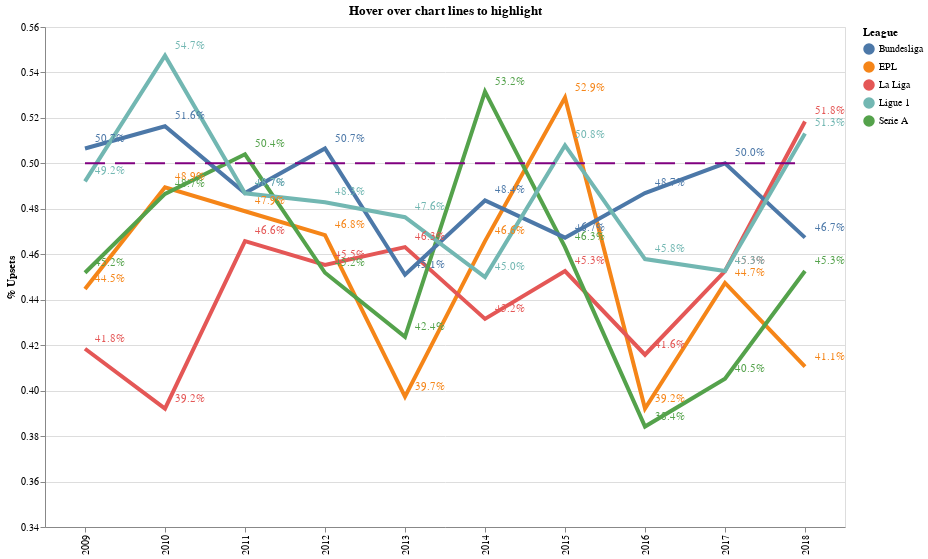

Notebook code for this chart:
### Code cell
import altair as alt

# Use this renderer in Jupyter Notebook
#alt.renderers.enable('notebook')
# Use this renderer in Jupyter Lab
alt.renderers.enable('default')

mouse_hover = alt.selection(type='single',
                            on='mouseover',
                            nearest=True,
                            fields=['League'])

base = (
    alt.Chart(chart_df)
        .properties(width=800,
                    height=500,
                    title='Hover over chart lines to highlight')
        .encode(x=alt.X(shorthand='Season:O',
                        title=''),
                y=alt.Y(shorthand='Pct Upsets:Q',
                        scale=alt.Scale(domain=[0.35, 0.55]),
                        title='% Upsets'),
                color='League')    
)

points = (
    base
        .mark_circle()
        .encode(opacity=alt.value(0))
        .add_selection(mouse_hover)
)

lines = (
    base
        .mark_line()
        .encode(size=alt.condition(~mouse_hover,
                                   alt.value(1),
                                   alt.value(4)))
)

tooltips = (
    base
        .mark_text(align='left',
                   dx=10,
                   dy=-10)
        .encode(text=alt.condition(mouse_hover,
                                   'tooltips:N',
                                   alt.value('')))
)

rule = (
    base
        .mark_line(strokeDash=(20, 10))
        .encode(x='Season:O',
                y='thresh:Q',
                color=alt.value('purple'))
)

points + lines + tooltips + rule

### Figure 1 — Vega-Lite specification as saved in the notebook (floating-point values rounded to 4 significant figures)
{"$schema": "https://vega.github.io/schema/vega-lite/v3.4.0.json", "config": {"mark": {"tooltip": null}, "view": {"height": 300, "width": 400}}, "data": {"name": "data-de8ef3afa918b94571bd959ed3e25f56"}, "datasets": {"data-de8ef3afa918b94571bd959ed3e25f56": [{"League": "EPL", "Pct Upsets": 0.4105, "Season": "2018", "thresh": 0.5, "tooltips": "41.1%"}, {"League": "EPL", "Pct Upsets": 0.4474, "Season": "2017", "thresh": 0.5, "tooltips": "44.7%"}, {"League": "EPL", "Pct Upsets": 0.3921, "Season": "2016", "thresh": 0.5, "tooltips": "39.2%"}, {"League": "EPL", "Pct Upsets": 0.5289, "Season": "2015", "thresh": 0.5, "tooltips": "52.9%"}, {"League": "EPL", "Pct Upsets": 0.4658, "Season": "2014", "thresh": 0.5, "tooltips": "46.6%"}, {"League": "EPL", "Pct Upsets": 0.3974, "Season": "2013", "thresh": 0.5, "tooltips": "39.7%"}, {"League": "EPL", "Pct Upsets": 0.4684, "Season": "2012", "thresh": 0.5, "tooltips": "46.8%"}, {"League": "EPL", "Pct Upsets": 0.4789, "Season": "2011", "thresh": 0.5, "tooltips": "47.9%"}, {"League": "EPL", "Pct Upsets": 0.4895, "Season": "2010", "thresh": 0.5, "tooltips": "48.9%"}, {"League": "EPL", "Pct Upsets": 0.4447, "Season": "2009", "thresh": 0.5, "tooltips": "44.5%"}, {"League": "La Liga", "Pct Upsets": 0.5184, "Season": "2018", "thresh": 0.5, "tooltips": "51.8%"}, {"League": "La Liga", "Pct Upsets": 0.4526, "Season": "2017", "thresh": 0.5, "tooltips": "45.3%"}, {"League": "La Liga", "Pct Upsets": 0.4158, "Season": "2016", "thresh": 0.5, "tooltips": "41.6%"}, {"League": "La Liga", "Pct Upsets": 0.4526, "Season": "2015", "thresh": 0.5, "tooltips": "45.3%"}, {"League": "La Liga", "Pct Upsets": 0.4316, "Season": "2014", "thresh": 0.5, "tooltips": "43.2%"}, {"League": "La Liga", "Pct Upsets": 0.4632, "Season": "2013", "thresh": 0.5, "tooltips": "46.3%"}, {"League": "La Liga", "Pct Upsets": 0.4553, "Season": "2012", "thresh": 0.5, "tooltips": "45.5%"}, {"League": "La Liga", "Pct Upsets": 0.4658, "Season": "2011", "thresh": 0.5, "tooltips": "46.6%"}, {"League": "La Liga", "Pct Upsets": 0.3921, "Season": "2010", "thresh": 0.5, "tooltips": "39.2%"}, {"League": "La Liga", "Pct Upsets": 0.4184, "Season": "2009", "thresh": 0.5, "tooltips": "41.8%"}, {"League": "Serie A", "Pct Upsets": 0.4526, "Season": "2018", "thresh": 0.5, "tooltips": "45.3%"}, {"League": "Serie A", "Pct Upsets": 0.4053, "Season": "2017", "thresh": 0.5, "tooltips": "40.5%"}, {"League": "Serie A", "Pct Upsets": 0.3842, "Season": "2016", "thresh": 0.5, "tooltips": "38.4%"}, {"League": "Serie A", "Pct Upsets": 0.4632, "Season": "2015", "thresh": 0.5, "tooltips": "46.3%"}, {"League": "Serie A", "Pct Upsets": 0.5316, "Season": "2014", "thresh": 0.5, "tooltips": "53.2%"}, {"League": "Serie A", "Pct Upsets": 0.4237, "Season": "2013", "thresh": 0.5, "tooltips": "42.4%"}, {"League": "Serie A", "Pct Upsets": 0.4519, "Season": "2012", "thresh": 0.5, "tooltips": "45.2%"}, {"League": "Serie A", "Pct Upsets": 0.504, "Season": "2011", "thresh": 0.5, "tooltips": "50.4%"}, {"League": "Serie A", "Pct Upsets": 0.4866, "Season": "2010", "thresh": 0.5, "tooltips": "48.7%"}, {"League": "Serie A", "Pct Upsets": 0.4519, "Season": "2009", "thresh": 0.5, "tooltips": "45.2%"}, {"League": "Bundesliga", "Pct Upsets": 0.4673, "Season": "2018", "thresh": 0.5, "tooltips": "46.7%"}, {"League": "Bundesliga", "Pct Upsets": 0.5, "Season": "2017", "thresh": 0.5, "tooltips": "50.0%"}, {"League": "Bundesliga", "Pct Upsets": 0.4869, "Season": "2016", "thresh": 0.5, "tooltips": "48.7%"}, {"League": "Bundesliga", "Pct Upsets": 0.4673, "Season": "2015", "thresh": 0.5, "tooltips": "46.7%"}, {"League": "Bundesliga", "Pct Upsets": 0.4837, "Season": "2014", "thresh": 0.5, "tooltips": "48.4%"}, {"League": "Bundesliga", "Pct Upsets": 0.451, "Season": "2013", "thresh": 0.5, "tooltips": "45.1%"}, {"League": "Bundesliga", "Pct Upsets": 0.5065, "Season": "2012", "thresh": 0.5, "tooltips": "50.7%"}, {"League": "Bundesliga", "Pct Upsets": 0.4869, "Season": "2011", "thresh": 0.5, "tooltips": "48.7%"}, {"League": "Bundesliga", "Pct Upsets": 0.5163, "Season": "2010", "thresh": 0.5, "tooltips": "51.6%"}, {"League": "Bundesliga", "Pct Upsets": 0.5065, "Season": "2009", "thresh": 0.5, "tooltips": "50.7%"}, {"League": "Ligue 1", "Pct Upsets": 0.5132, "Season": "2018", "thresh": 0.5, "tooltips": "51.3%"}, {"League": "Ligue 1", "Pct Upsets": 0.4526, "Season": "2017", "thresh": 0.5, "tooltips": "45.3%"}, {"League": "Ligue 1", "Pct Upsets": 0.4579, "Season": "2016", "thresh": 0.5, "tooltips": "45.8%"}, {"League": "Ligue 1", "Pct Upsets": 0.5079, "Season": "2015", "thresh": 0.5, "tooltips": "50.8%"}, {"League": "Ligue 1", "Pct Upsets": 0.45, "Season": "2014", "thresh": 0.5, "tooltips": "45.0%"}, {"League": "Ligue 1", "Pct Upsets": 0.4763, "Season": "2013", "thresh": 0.5, "tooltips": "47.6%"}, {"League": "Ligue 1", "Pct Upsets": 0.4828, "Season": "2012", "thresh": 0.5, "tooltips": "48.3%"}, {"League": "Ligue 1", "Pct Upsets": 0.4868, "Season": "2011", "thresh": 0.5, "tooltips": "48.7%"}, {"League": "Ligue 1", "Pct Upsets": 0.5474, "Season": "2010", "thresh": 0.5, "tooltips": "54.7%"}, {"League": "Ligue 1", "Pct Upsets": 0.4921, "Season": "2009", "thresh": 0.5, "tooltips": "49.2%"}]}, "layer": [{"encoding": {"color": {"field": "League", "type": "nominal"}, "opacity": {"value": 0}, "x": {"field": "Season", "title": "", "type": "ordinal"}, "y": {"field": "Pct Upsets", "scale": {"domain": [0.35, 0.55]}, "title": "% Upsets", "type": "quantitative"}}, "height": 500, "mark": "circle", "selection": {"selector002": {"fields": ["League"], "nearest": true, "on": "mouseover", "type": "single"}}, "title": "Hover over chart lines to highlight", "width": 800}, {"encoding": {"color": {"field": "League", "type": "nominal"}, "size": {"condition": {"selection": {"not": "selector002"}, "value": 1}, "value": 4}, "x": {"field": "Season", "title": "", "type": "ordinal"}, "y": {"field": "Pct Upsets", "scale": {"domain": [0.35, 0.55]}, "title": "% Upsets", "type": "quantitative"}}, "height": 500, "mark": "line", "title": "Hover over chart lines to highlight", "width": 800}, {"encoding": {"color": {"field": "League", "type": "nominal"}, "text": {"condition": {"field": "tooltips", "selection": "selector002", "type": "nominal"}, "value": ""}, "x": {"field": "Season", "title": "", "type": "ordinal"}, "y": {"field": "Pct Upsets", "scale": {"domain": [0.35, 0.55]}, "title": "% Upsets", "type": "quantitative"}}, "height": 500, "mark": {"align": "left", "dx": 10, "dy": -10, "type": "text"}, "title": "Hover over chart lines to highlight", "width": 800}, {"encoding": {"color": {"value": "purple"}, "x": {"field": "Season", "type": "ordinal"}, "y": {"field": "thresh", "type": "quantitative"}}, "height": 500, "mark": {"strokeDash": [20, 10], "type": "line"}, "title": "Hover over chart lines to highlight", "width": 800}]}
